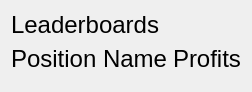
                    <widget class="QWidget" name="scrollAreaWidgetContents_3">
                     <property name="geometry">
                      <rect>
                       <x>0</x>
                       <y>0</y>
                       <width>244</width>
                       <height>92</height>
                      </rect>
                     </property>
                     <layout class="QVBoxLayout" name="verticalLayout_18">
                      <item>
                       <layout class="QVBoxLayout" name="statistics_verticalLayout_leaderboards">
                        <property name="bottomMargin">
                         <number>0</number>
                        </property>
                        <item>
                         <widget class="QLabel" name="label_26">
                          <property name="sizePolicy">
                           <sizepolicy hsizetype="Preferred" vsizetype="Minimum">
                            <horstretch>0</horstretch>
                            <verstretch>0</verstretch>
                           </sizepolicy>
                          </property>
                          <property name="maximumSize">
                           <size>
                            <width>16777215</width>
                            <height>30</height>
                           </size>
                          </property>
                          <property name="font">
                           <font>
                            <pointsize>18</pointsize>
                           </font>
                          </property>
                          <property name="text">
                           <string>Leaderboards</string>
                          </property>
                         </widget>
                        </item>
                        <item>
                         <layout class="QGridLayout" name="statistics_gridLayout">
                          <item row="0" column="1">
                           <widget class="QLabel" name="label_33">
                            <property name="font">
                             <font>
                              <pointsize>18</pointsize>
                             </font>
                            </property>
                            <property name="text">
                             <string>Name</string>
                            </property>
                           </widget>
                          </item>
                          <item row="0" column="0">
                           <widget class="QLabel" name="label_34">
                            <property name="sizePolicy">
                             <sizepolicy hsizetype="Preferred" vsizetype="Minimum">
                              <horstretch>0</horstretch>
                              <verstretch>0</verstretch>
                             </sizepolicy>
                            </property>
                            <property name="font">
                             <font>
                              <pointsize>18</pointsize>
                             </font>
                            </property>
                            <property name="text">
                             <string>Position</string>
                            </property>
                           </widget>
                          </item>
                          <item row="0" column="2">
                           <widget class="QLabel" name="label_31">
                            <property name="font">
                             <font>
                              <pointsize>18</pointsize>
                             </font>
                            </property>
                            <property name="text">
                             <string>Profits</string>
                            </property>
                           </widget>
                          </item>
                         </layout>
                        </item>
                       </layout>
                      </item>
                      <item>
                       <spacer name="verticalSpacer_13">
                        <property name="orientation">
                         <enum>Qt::Vertical</enum>
                        </property>
                        <property name="sizeHint" stdset="0">
                         <size>
                          <width>20</width>
                          <height>40</height>
                         </size>
                        </property>
                       </spacer>
                      </item>
                     </layout>
                    </widget>
